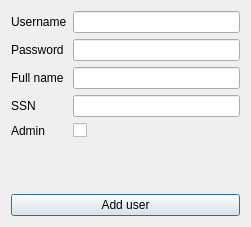
<?xml version="1.0" encoding="UTF-8"?>
<ui version="4.0">
 <class>addUserDialog</class>
 <widget class="QDialog" name="addUserDialog">
  <property name="geometry">
   <rect>
    <x>0</x>
    <y>0</y>
    <width>251</width>
    <height>227</height>
   </rect>
  </property>
  <property name="windowTitle">
   <string>Dialog</string>
  </property>
  <layout class="QVBoxLayout" name="verticalLayout_2">
   <item>
    <layout class="QVBoxLayout" name="verticalLayout">
     <item>
      <layout class="QFormLayout" name="formLayout">
       <item row="0" column="0">
        <widget class="QLabel" name="usernameLabel">
         <property name="text">
          <string>Username</string>
         </property>
        </widget>
       </item>
       <item row="0" column="1">
        <widget class="QLineEdit" name="usernameLineEdit"/>
       </item>
       <item row="1" column="0">
        <widget class="QLabel" name="passwordLabel">
         <property name="text">
          <string>Password</string>
         </property>
        </widget>
       </item>
       <item row="1" column="1">
        <widget class="QLineEdit" name="passwordLineEdit"/>
       </item>
       <item row="2" column="0">
        <widget class="QLabel" name="fullNameLabel">
         <property name="text">
          <string>Full name</string>
         </property>
        </widget>
       </item>
       <item row="2" column="1">
        <widget class="QLineEdit" name="fullNameLineEdit"/>
       </item>
       <item row="3" column="0">
        <widget class="QLabel" name="sSNLabel">
         <property name="text">
          <string>SSN</string>
         </property>
        </widget>
       </item>
       <item row="3" column="1">
        <widget class="QLineEdit" name="sSNLineEdit"/>
       </item>
       <item row="4" column="0">
        <widget class="QLabel" name="administratorLabel">
         <property name="text">
          <string>Admin</string>
         </property>
        </widget>
       </item>
       <item row="4" column="1">
        <widget class="QCheckBox" name="administratorCheckBox"/>
       </item>
      </layout>
     </item>
     <item>
      <widget class="QPushButton" name="pushButton">
       <property name="text">
        <string>Add user</string>
       </property>
      </widget>
     </item>
    </layout>
   </item>
  </layout>
 </widget>
 <resources/>
 <connections/>
</ui>
